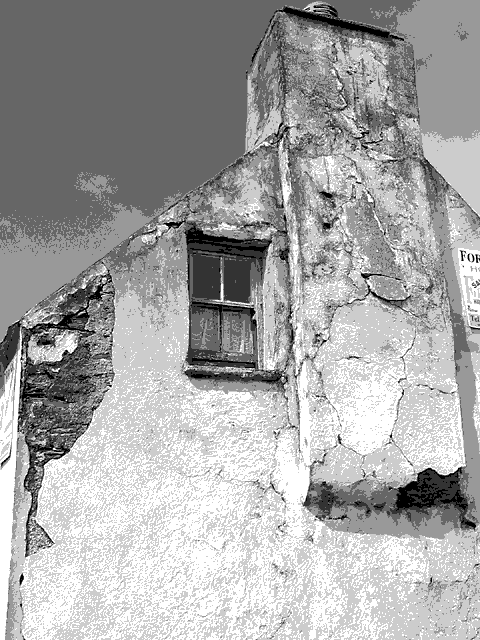
#> input picture images/ireland-06-05.tif, 480 x 640 px, found by its file name
$ python aula_03_ex_02.py ../images/ireland-06-05.tif
#> lines starting #> are read from the running program, lines starting #| are printed output that depends on the picture; after the words box and inside, x2 and y2 are one past the last pixel; in counts of white or black regions, pixels touching at a corner belong together

#import
import sys
import numpy as np
import cv2
from matplotlib import pyplot as plt

# Read the image from argv
# image = cv2.imread( sys.argv[1] , cv2.IMREAD_UNCHANGED );
image = cv2.imread( "./images/ireland-06-05.tif", cv2.IMREAD_UNCHANGED)
#> image is the input picture: shape (640, 480); min 0, max 255, mean 165.8

if  np.shape(image) == ():
	# Failed Reading
	print("Image file could not be open!")
	exit(-1)

# Image characteristics
if len (image.shape) > 2:
	print ("The loaded image is NOT a GRAY-LEVEL image !")
	exit(-1)

# Display the image
cv2.namedWindow("Original Image")
cv2.imshow("Original Image", image)

# print some features
height, width = image.shape
#> height = 640; width = 480
nchannels = 1
print("Image Size: (%d,%d)" % (height, width))
#| Image Size: (640,480)
print("Image Type: %d" % nchannels)
print("Number of elements : %d" % image.size)
#| Number of elements : 307200

print("Image Size: (%d,%d)" % (height, width))
#| Image Size: (640,480)

# Size
histSize = 256	 # from 0 to 255
# Intensity Range
histRange = [0, 256]

# Compute the histogram
hist_item = cv2.calcHist([image], [0], None, [histSize], histRange)
#> hist_item = 256 values, max 87482 at index 204, min 0 at index 1, mean 1200

##########################################
# Drawing with openCV
# Create an image to display the histogram
histImageWidth = 512
histImageHeight = 512
color = (125)
histImage = np.zeros((histImageWidth,histImageHeight,1), np.uint8)

# Width of each histogram bar
binWidth = int (np.ceil(histImageWidth*1.0 / histSize))

# Normalize values to [0, histImageHeight]
cv2.normalize(hist_item, hist_item, 0, histImageHeight, cv2.NORM_MINMAX)

# Draw the bars of the nomrmalized histogram
for i in range (histSize):
	cv2.rectangle(histImage,  ( i * binWidth, 0 ), ( ( i + 1 ) * binWidth, int(hist_item[i][0]) ), (125), -1)
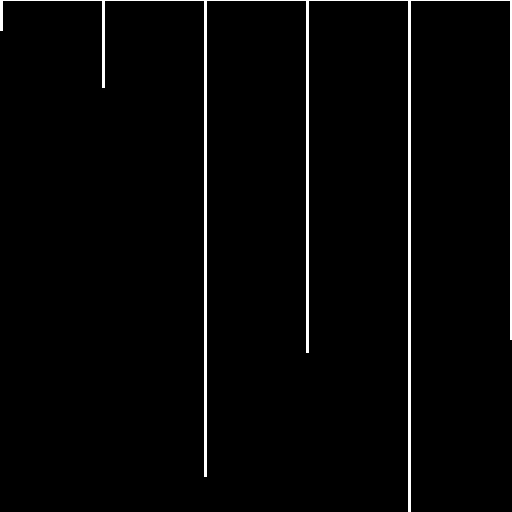
#> histImage: shape (512, 512, 1); values 0 (black) and 125 (white), 2.1% white; 1 white region, box (x1, y1, x2, y2) and area: (0, 0, 512, 512) 5558

# ATTENTION : Y coordinate upside down
histImage = np.flipud(histImage)
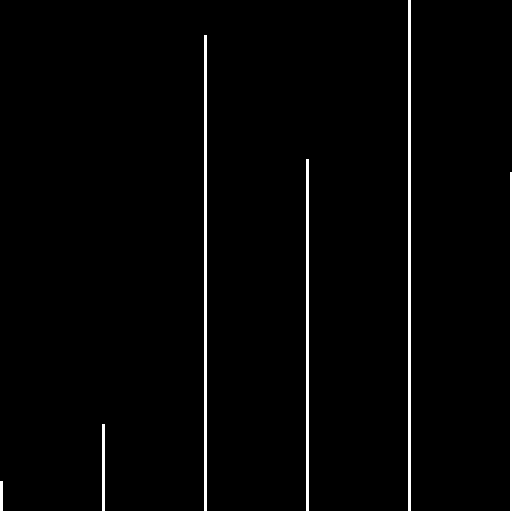
#> histImage: shape (512, 512, 1); values 0 (black) and 125 (white), 2.1% white; 1 white region, box (x1, y1, x2, y2) and area: (0, 0, 512, 512) 5558

cv2.imshow('colorhist', histImage)#histograma a preto
cv2.waitKey(0)

##########################
# Drawing using matplotlib
plt.plot(hist_item,'r')#histograma a vermelho
plt.xlim(histRange)
plt.show()
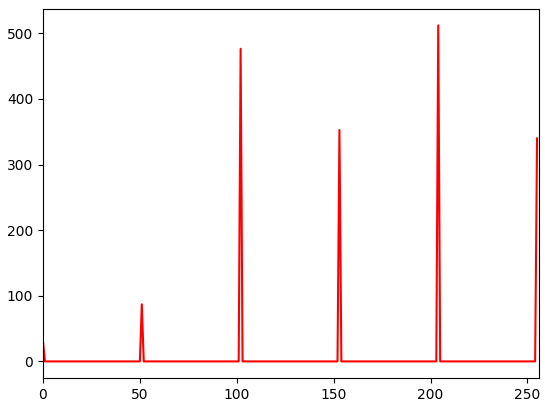
#> figure drawn by matplotlib, 1 panel; curve peaks at x = 204, y = 512
